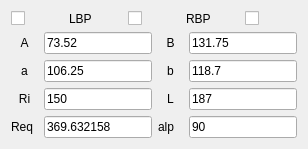
                    <widget class="QWidget" name="w_Inner_Cell" native="true">
                     <property name="styleSheet">
                      <string notr="true">#w_Inner_Cell{
	border-radius: 15px;
}</string>
                     </property>
                     <layout class="QGridLayout" name="gridLayout_25">
                      <item row="4" column="3">
                       <widget class="QLabel" name="l_Tune_Alternate_Variable">
                        <property name="minimumSize">
                         <size>
                          <width>25</width>
                          <height>0</height>
                         </size>
                        </property>
                        <property name="maximumSize">
                         <size>
                          <width>30</width>
                          <height>16777215</height>
                         </size>
                        </property>
                        <property name="text">
                         <string>L</string>
                        </property>
                        <property name="alignment">
                         <set>Qt::AlignCenter</set>
                        </property>
                       </widget>
                      </item>
                      <item row="1" column="4">
                       <widget class="QLineEdit" name="le_B_i">
                        <property name="minimumSize">
                         <size>
                          <width>70</width>
                          <height>0</height>
                         </size>
                        </property>
                        <property name="text">
                         <string>131.75</string>
                        </property>
                       </widget>
                      </item>
                      <item row="5" column="3">
                       <widget class="QLabel" name="label_49">
                        <property name="text">
                         <string>alp</string>
                        </property>
                       </widget>
                      </item>
                      <item row="3" column="4">
                       <widget class="QLineEdit" name="le_b_i">
                        <property name="minimumSize">
                         <size>
                          <width>70</width>
                          <height>0</height>
                         </size>
                        </property>
                        <property name="text">
                         <string>118.7</string>
                        </property>
                       </widget>
                      </item>
                      <item row="1" column="2">
                       <widget class="QLineEdit" name="le_A_i">
                        <property name="minimumSize">
                         <size>
                          <width>70</width>
                          <height>0</height>
                         </size>
                        </property>
                        <property name="text">
                         <string>73.52</string>
                        </property>
                       </widget>
                      </item>
                      <item row="1" column="1">
                       <widget class="QLabel" name="label_6">
                        <property name="minimumSize">
                         <size>
                          <width>27</width>
                          <height>0</height>
                         </size>
                        </property>
                        <property name="maximumSize">
                         <size>
                          <width>27</width>
                          <height>16777215</height>
                         </size>
                        </property>
                        <property name="text">
                         <string>A</string>
                        </property>
                        <property name="alignment">
                         <set>Qt::AlignCenter</set>
                        </property>
                       </widget>
                      </item>
                      <item row="3" column="1">
                       <widget class="QLabel" name="label_8">
                        <property name="minimumSize">
                         <size>
                          <width>27</width>
                          <height>0</height>
                         </size>
                        </property>
                        <property name="maximumSize">
                         <size>
                          <width>27</width>
                          <height>16777215</height>
                         </size>
                        </property>
                        <property name="text">
                         <string>a</string>
                        </property>
                        <property name="alignment">
                         <set>Qt::AlignCenter</set>
                        </property>
                       </widget>
                      </item>
                      <item row="3" column="2">
                       <widget class="QLineEdit" name="le_a_i">
                        <property name="minimumSize">
                         <size>
                          <width>70</width>
                          <height>0</height>
                         </size>
                        </property>
                        <property name="text">
                         <string>106.25</string>
                        </property>
                       </widget>
                      </item>
                      <item row="5" column="4">
                       <widget class="QLineEdit" name="le_Alpha">
                        <property name="text">
                         <string>90</string>
                        </property>
                       </widget>
                      </item>
                      <item row="4" column="1">
                       <widget class="QLabel" name="label_12">
                        <property name="minimumSize">
                         <size>
                          <width>27</width>
                          <height>0</height>
                         </size>
                        </property>
                        <property name="maximumSize">
                         <size>
                          <width>27</width>
                          <height>16777215</height>
                         </size>
                        </property>
                        <property name="text">
                         <string>Ri</string>
                        </property>
                        <property name="alignment">
                         <set>Qt::AlignCenter</set>
                        </property>
                       </widget>
                      </item>
                      <item row="4" column="4">
                       <widget class="QLineEdit" name="le_L_i">
                        <property name="minimumSize">
                         <size>
                          <width>70</width>
                          <height>0</height>
                         </size>
                        </property>
                        <property name="text">
                         <string>187</string>
                        </property>
                       </widget>
                      </item>
                      <item row="1" column="3">
                       <widget class="QLabel" name="label_7">
                        <property name="minimumSize">
                         <size>
                          <width>25</width>
                          <height>0</height>
                         </size>
                        </property>
                        <property name="text">
                         <string>B</string>
                        </property>
                        <property name="alignment">
                         <set>Qt::AlignCenter</set>
                        </property>
                       </widget>
                      </item>
                      <item row="3" column="3">
                       <widget class="QLabel" name="label_11">
                        <property name="minimumSize">
                         <size>
                          <width>25</width>
                          <height>0</height>
                         </size>
                        </property>
                        <property name="text">
                         <string>b</string>
                        </property>
                        <property name="alignment">
                         <set>Qt::AlignCenter</set>
                        </property>
                       </widget>
                      </item>
                      <item row="4" column="2">
                       <widget class="QLineEdit" name="le_Ri_i">
                        <property name="minimumSize">
                         <size>
                          <width>70</width>
                          <height>0</height>
                         </size>
                        </property>
                        <property name="text">
                         <string>150</string>
                        </property>
                       </widget>
                      </item>
                      <item row="5" column="1" colspan="2">
                       <widget class="QWidget" name="w_End_Cell_Tune_Extra_Variable" native="true">
                        <layout class="QGridLayout" name="gridLayout_27">
                         <property name="leftMargin">
                          <number>0</number>
                         </property>
                         <property name="topMargin">
                          <number>0</number>
                         </property>
                         <property name="rightMargin">
                          <number>0</number>
                         </property>
                         <property name="bottomMargin">
                          <number>0</number>
                         </property>
                         <item row="0" column="0">
                          <widget class="QLabel" name="label_22">
                           <property name="minimumSize">
                            <size>
                             <width>27</width>
                             <height>0</height>
                            </size>
                           </property>
                           <property name="maximumSize">
                            <size>
                             <width>27</width>
                             <height>16777215</height>
                            </size>
                           </property>
                           <property name="text">
                            <string>Req</string>
                           </property>
                          </widget>
                         </item>
                         <item row="0" column="1">
                          <widget class="QLineEdit" name="le_Req_i">
                           <property name="minimumSize">
                            <size>
                             <width>70</width>
                             <height>0</height>
                            </size>
                           </property>
                           <property name="text">
                            <string>369.632158</string>
                           </property>
                          </widget>
                         </item>
                        </layout>
                       </widget>
                      </item>
                      <item row="0" column="1" colspan="4">
                       <widget class="QWidget" name="widget_8" native="true">
                        <layout class="QGridLayout" name="gridLayout_10">
                         <property name="leftMargin">
                          <number>0</number>
                         </property>
                         <property name="topMargin">
                          <number>0</number>
                         </property>
                         <property name="rightMargin">
                          <number>0</number>
                         </property>
                         <property name="bottomMargin">
                          <number>0</number>
                         </property>
                         <item row="0" column="0">
                          <widget class="SwitchControl" name="cb_Inner_Cell"/>
                         </item>
                         <item row="0" column="1">
                          <widget class="QLabel" name="label_21">
                           <property name="text">
                            <string>LBP</string>
                           </property>
                          </widget>
                         </item>
                         <item row="0" column="2">
                          <widget class="SwitchControl" name="cb_LBP"/>
                         </item>
                         <item row="0" column="3">
                          <widget class="QLabel" name="label_24">
                           <property name="text">
                            <string>RBP</string>
                           </property>
                          </widget>
                         </item>
                         <item row="0" column="4">
                          <widget class="SwitchControl" name="cb_RBP"/>
                         </item>
                        </layout>
                       </widget>
                      </item>
                     </layout>
                    </widget>
